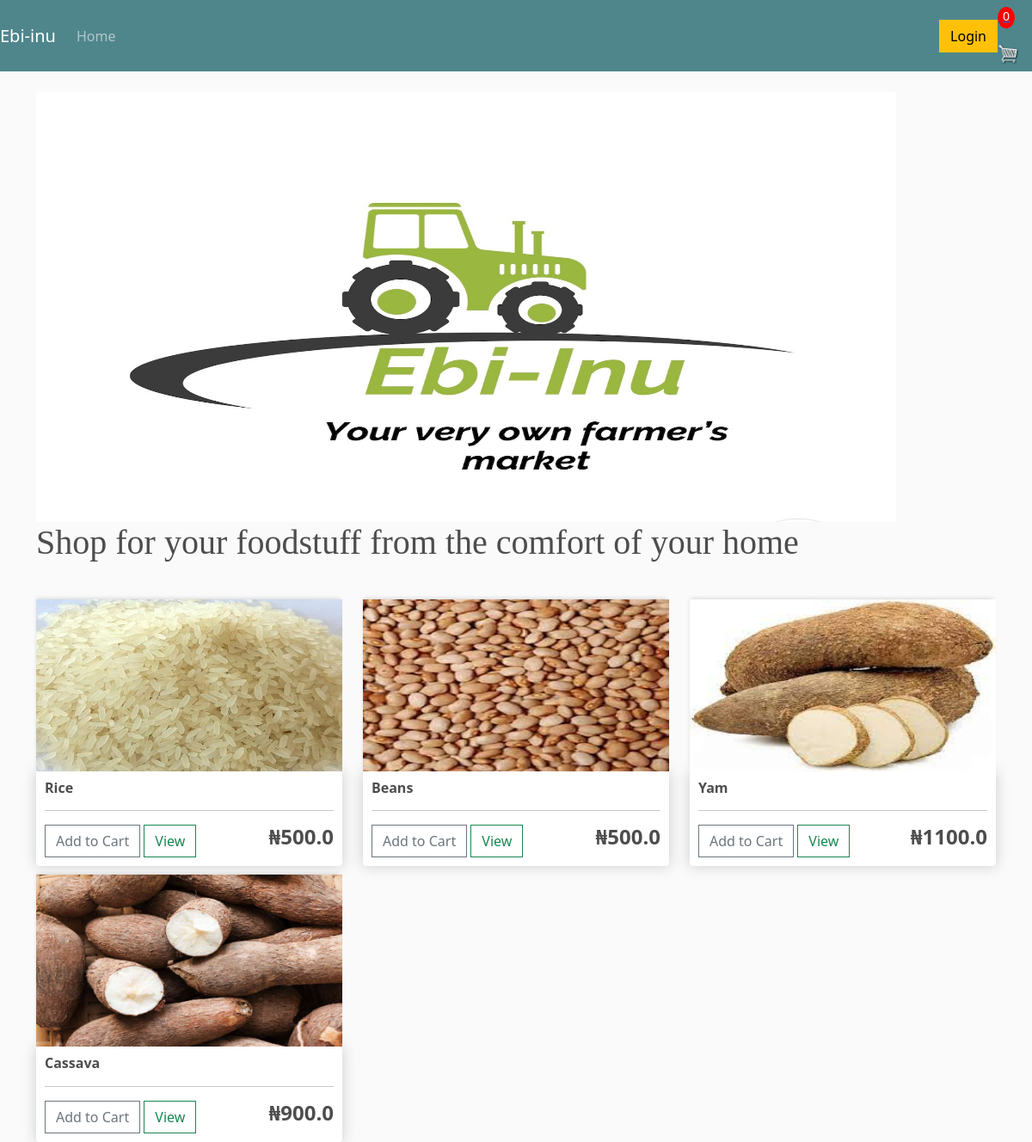
/, run on an earlier commit of the app's database.
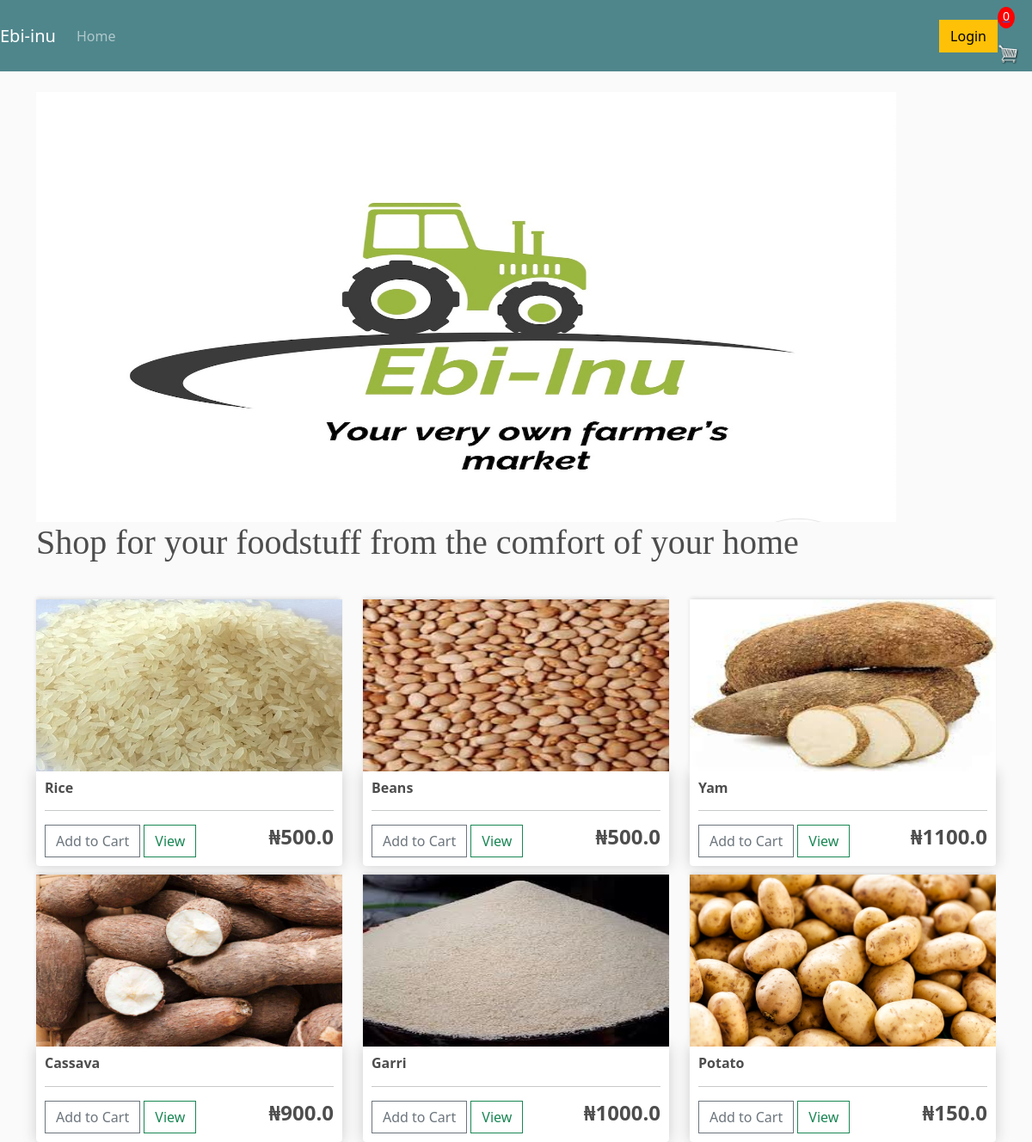
And on a later commit of the database.
### ebi/models.py (models this page shows, shortened)
class Product(models.Model):
    name = models.CharField(max_length=200)
    price = models.DecimalField(max_digits=7, decimal_places=1)
    digital = models.BooleanField(default=False, null=True, blank=True)
    image = models.ImageField(null=True, blank=True)
    @property
    def imageURL(self):
        try:
              url = self.image.url
        except:
             url = ''
        return url

### ebi/views.py (the view)
# urls.py: path('', include('ebi.urls')),
def ebi(request):
    data = cartData(request)
    items = data['items']
    order = data['order']
    cartItems = data['cartItems']
    products = Product.objects.all()
    context = {'products': products, 'cartItems': cartItems}
    return render(request, 'ebi/ebi.html', context)

### ebi/utils.py (called while the page is built, shortened)
def cookieCart(request):
	try:
		cart = json.loads(request.COOKIES['cart'])
	except:
		cart = {}
	print('CART:', cart)
	items = []
	order = {'get_cart_total':0, 'get_cart_items':0, 'shipping':False}
	cartItems = order['get_cart_items']
	return {'cartItems':cartItems ,'order':order, 'items':items}

def cartData(request):
	if request.user.is_authenticated:
		customer = request.user.customer
		order, created = Order.objects.get_or_create(customer=customer, complete=False)
		items = order.orderitem_set.all()
		cartItems = order.get_cart_items
	else:
		cookieData = cookieCart(request)
		cartItems = cookieData['cartItems']
		order = cookieData['order']
		items = cookieData['items']
	return {'cartItems':cartItems ,'order':order, 'items':items}

### ebi/templates/ebi/ebi.html
{% extends 'ebi/main.html' %}
{% load static %}
{% block content %}
    <div>
        <img src="{% static 'images/sitelg.jpg' %}" width="1000" height="500" alt="Site logo">
        <h6 style="font-family: cursive; font-size: 40px;">
            Shop for your foodstuff from the comfort of your home
        </h6>
    </div>
    <br>
    <div class="row">
        {% for product in products %}
        <div class="col-lg-4">
            <img class="thumbnail" src="{{product.imageURL}}">
            <div class="box-element product">
                <h6><strong>{{product.name}}</strong></h6>
                <hr>
                <button data-product={{product.id}} data-action="add" class="btn btn-outline-secondary add-btn update-cart">Add to Cart</button>
                <a class="btn btn-outline-success" href="#">View</a>
                <h4 style="display: block; float: right"><strong>₦{{product.price}}</strong></h4>
            </div>
        </div>
        {% endfor %}
    </div>
{% endblock content %}

What changed in the data, as far as the page shows it:
added Product: imageURL (picture), name "Garri", price "1000.0"
added Product: imageURL (picture), name "Potato", price "150.0"
